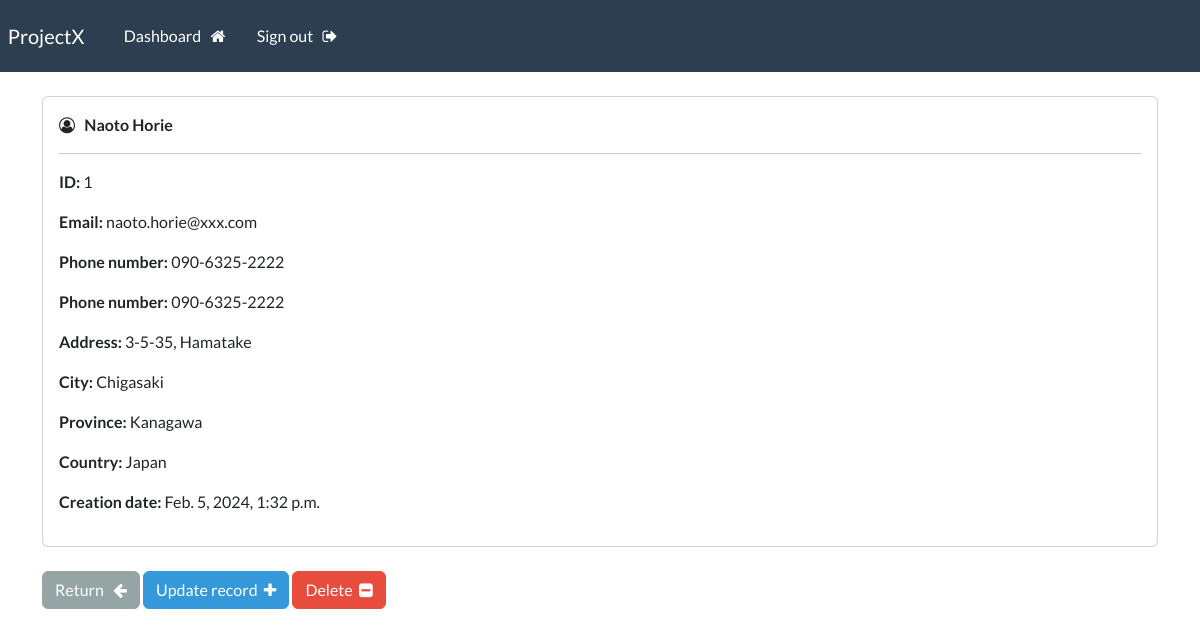
The page /record/1 (signed in) on the database its author committed.
### webapp/models.py (models this page shows, shortened)
class Record(models.Model):
    creation_date = models.DateTimeField(auto_now_add=True)
    first_name = models.CharField(max_length=100)
    last_name = models.CharField(max_length=100)
    email = models.CharField(max_length=255)
    phone = models.CharField(max_length=20)
    address = models.CharField(max_length=300)
    city = models.CharField(max_length=255)
    province = models.CharField(max_length=200)
    country = models.CharField(max_length=125)

### webapp/views.py (the view)
# urls.py: path('record/<int:pk>', views.singular_record, name="record"),
@login_required(login_url='my-login')
def singular_record(request, pk):
    all_records = Record.objects.get(id=pk)
    context = {'record':all_records}
    return render(request, 'webapp/view-record.html', context=context)

### webapp/templates/webapp/view-record.html
{% extends 'webapp/base.html' %}
{% block content %}
<div class="card">
    <div class="card-body">
        <i class="fa fa-user-circle-o" aria-hidden="true"></i> &nbsp;
        <strong>
            {{record.first_name}}
            {{record.last_name}}
        </strong>
        <hr>
        <p><strong>ID: </strong>{{record.id}}</p>
        <p><strong>Email: </strong>{{record.email}}</p>
        <p><strong>Phone number: </strong>{{record.phone}}</p>
        <p><strong>Phone number: </strong>{{record.phone}}</p>
        <p><strong>Address: </strong>{{record.address}}</p>
        <p><strong>City: </strong>{{record.city}}</p>
        <p><strong>Province: </strong>{{record.province}}</p>
        <p><strong>Country: </strong>{{record.country}}</p>
        <p><strong>Creation date: </strong>{{record.creation_date}}</p>
    </div>
</div>
<br>
<a href="{% url 'dashboard'%}" class="btn btn-secondary">Return &nbsp; <i class="fa fa-arrow-left" aria-hidden="true"></i></a>
<a href="{% url 'update-record' record.id %}" class="btn btn-info">Update record &nbsp;<i class="fa fa-plus" aria-hidden="true"></i></a>
<a href="{% url 'delete-record' record.id %}" class="btn btn-danger">Delete &nbsp;<i class="fa fa-minus-square" aria-hidden="true"></i></a>
{% endblock %}

### rows shown on the page
Record: first_name "Naoto", last_name "Horie", id "1", email "naoto.horie@xxx.com", phone "090-6325-2222", address "3-5-35, Hamatake", city "Chigasaki", province "Kanagawa", country "Japan", creation_date "Feb. 5, 2024, 1:32 p.m."
